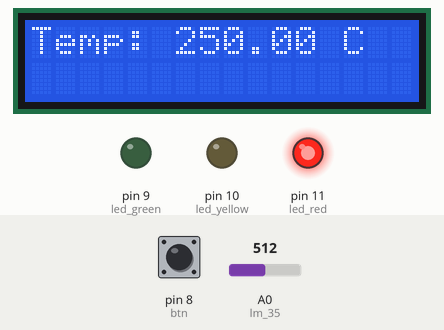
Recording of a sketch running on a simulated Arduino Uno, built with avr-gcc and run on an emulated ATmega328P. Shown: 16×2 character LCD, output pins drawn as LEDs (lit = HIGH). The test bench sets the inputs (shaded band); at power-on: pin 8 (btn) LOW, A0 (lm_35) = 512.

Above: at 1.2 s.
1.3 s: pin 8 (btn) pulled HIGH for 0.15 s
At 2.1 s:
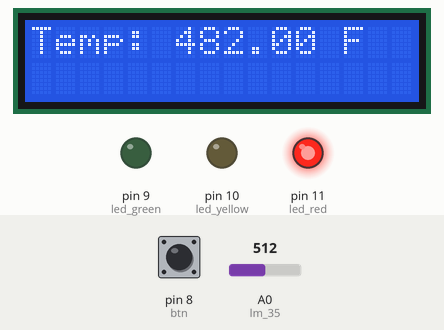
3.0 s: A0 (lm_35) set to 69
At 4.2 s:
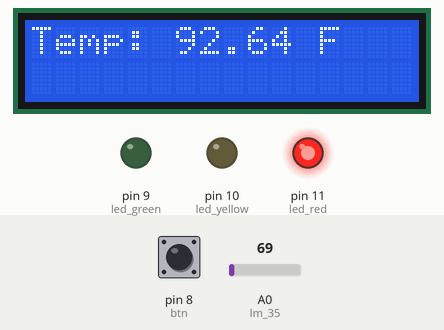
4.5 s: A0 (lm_35) set to 59
At 5.7 s:
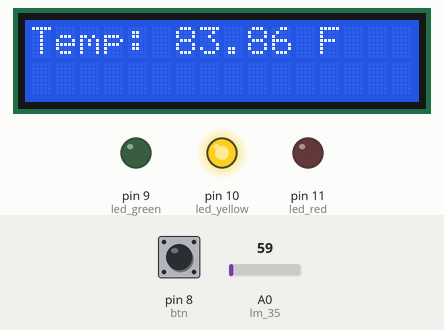
6.0 s: A0 (lm_35) set to 37
At 6.7 s:
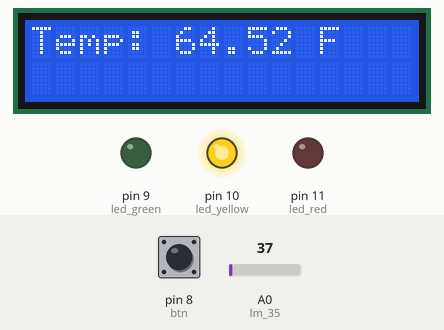
7.5 s: A0 (lm_35) set to 31
At 8.1 s:
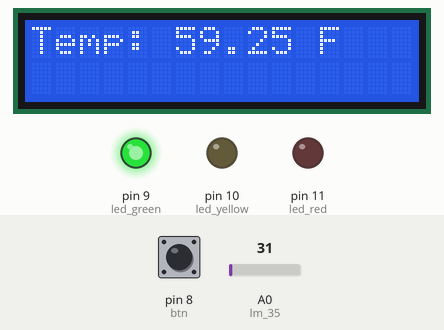
9.0 s: pin 8 (btn) pulled HIGH for 1 s
At 10.2 s:
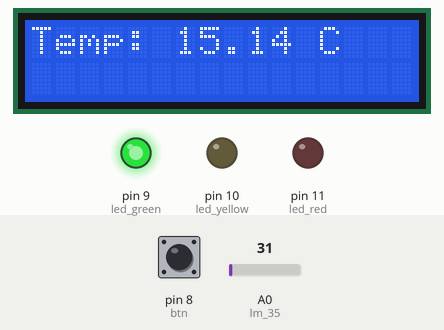
Timing chart, 0 to 12.0 s (numbered marks = the images above; inputs shaded):
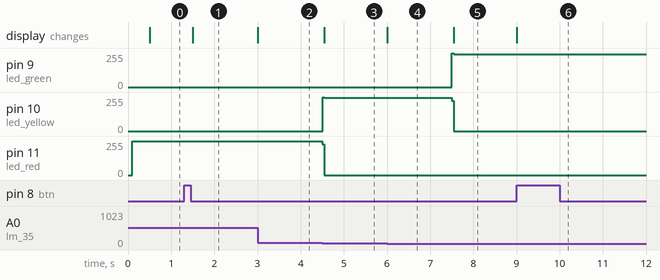

The sketch:

hien_thi_nhiet_do_len_lcd_va_sang_den_tuong_ung.ino
```cpp
#include<LiquidCrystal.h>
LiquidCrystal lcd(7,6,5,4,3,2);
unsigned long pre_time = 0;
int btn = 8;
int led_green = 9;
int led_yellow = 10;
int led_red = 11;
int lm_35 = A0;
int pre_btn = LOW;
int choose = 0;
void setup() {
  lcd.begin(16,2);
  pinMode(lm_35,INPUT);
  pinMode(btn,INPUT);
  pinMode(led_green,OUTPUT);
  pinMode(led_yellow,OUTPUT);
  pinMode(led_red,OUTPUT);
}

void loop() {
  unsigned long cur_time = millis();
  //Xử lý khi cur_time reset về 0
  if(cur_time == 0)
  {
    pre_time = 0;
  }
  float reading = analogRead(lm_35);
  float voltage = reading * 5.0 / 1024.0;
  float temp_c = voltage * 100;
  float temp_f = (temp_c * 1.8) + 32;
  int cur_btn = digitalRead(btn);
  lcd.setCursor(0,0);
  choose = choose % 2;
  if(cur_btn == HIGH && pre_btn == LOW)
  {
    choose++;
  }
  if(cur_time - pre_time >= 500)
  {
    if(choose == 0)
    {
      lcd.clear();
      lcd.print("Temp: ");
      lcd.print(temp_c);
      lcd.print(" C");
    }
    else
    {
      lcd.clear();
      lcd.print("Temp: ");
      lcd.print(temp_f);
      lcd.print(" F");
    }
    pre_time = cur_time;
  }
  if(temp_c < 17)
  {
    turnOff();
    digitalWrite(led_green,HIGH);
  }
  else if(temp_c >= 17 && temp_c <= 30)
  {
    turnOff();
    digitalWrite(led_yellow,HIGH);
  }
  else
  {
    turnOff();
    digitalWrite(led_red,HIGH);

  }
  pre_btn = cur_btn;
}
void turnOff()
{
  digitalWrite(led_green,LOW);
  digitalWrite(led_yellow,LOW);
  digitalWrite(led_red,LOW);
}
```

Measured:
- the behaviour switches between 62 and 61 on A0 (lm_35) (found by bisection; images 2 and 3)
- the behaviour switches between 35 and 34 on A0 (lm_35) (found by bisection; images 4 and 5)
- after the input at 1.3 s, the display: changes after 0.21 s (image 1)
- after the input at 3.0 s, the display: changes at once (image 2)
- after the input at 4.5 s, pin 10 (led_yellow): 0/255 → 248/255 at once; pin 11 (led_red): 252/255 → 0/255 at once; the display: changes at once (image 3)
- after the input at 6.0 s, the display: changes at once (image 4)
- after the input at 7.5 s, pin 9 (led_green): 0/255 → 245/255 at once; pin 10 (led_yellow): 248/255 → 0/255 at once; the display: changes at once (image 5)
- after the input at 9.0 s, the display: changes at once (image 6)
